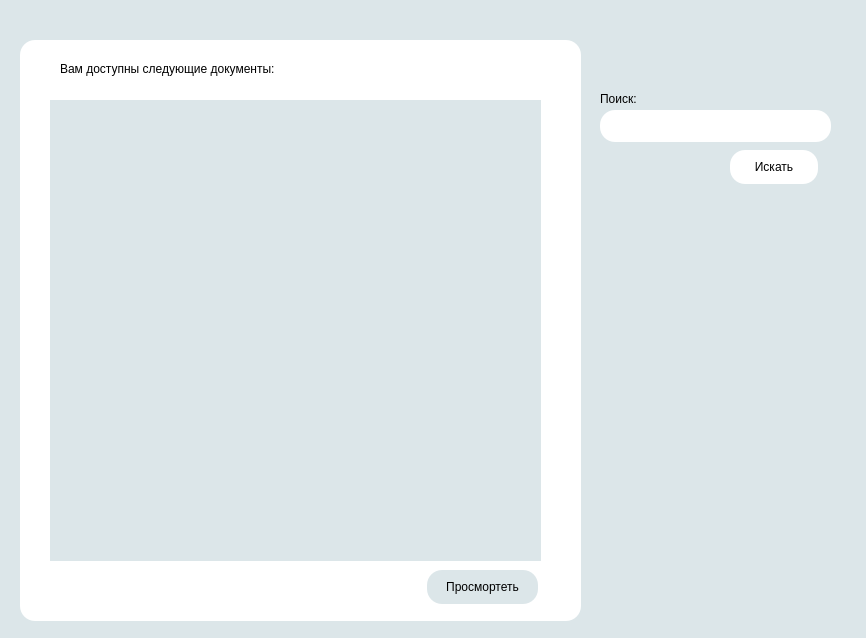
<?xml version="1.0" encoding="UTF-8"?>
<ui version="4.0">
 <class>admin</class>
 <widget class="QWidget" name="admin">
  <property name="geometry">
   <rect>
    <x>0</x>
    <y>0</y>
    <width>866</width>
    <height>638</height>
   </rect>
  </property>
  <property name="windowTitle">
   <string>admin</string>
  </property>
  <property name="styleSheet">
   <string notr="true">background-color: rgb(220, 230, 233);</string>
  </property>
  <widget class="QFrame" name="frame">
   <property name="geometry">
    <rect>
     <x>20</x>
     <y>40</y>
     <width>561</width>
     <height>581</height>
    </rect>
   </property>
   <property name="styleSheet">
    <string notr="true">background-color: rgb(255, 255, 255);
border-radius: 15px;</string>
   </property>
   <property name="frameShape">
    <enum>QFrame::StyledPanel</enum>
   </property>
   <property name="frameShadow">
    <enum>QFrame::Raised</enum>
   </property>
   <widget class="QTableWidget" name="tableWidget">
    <property name="geometry">
     <rect>
      <x>30</x>
      <y>60</y>
      <width>491</width>
      <height>461</height>
     </rect>
    </property>
    <property name="styleSheet">
     <string notr="true">background-color: rgb(220, 230, 233);
border-radius: 0 px;</string>
    </property>
   </widget>
   <widget class="QLabel" name="label">
    <property name="geometry">
     <rect>
      <x>40</x>
      <y>20</y>
      <width>471</width>
      <height>18</height>
     </rect>
    </property>
    <property name="text">
     <string>Вам доступны следующие документы:</string>
    </property>
   </widget>
   <widget class="QPushButton" name="pushButton_2">
    <property name="geometry">
     <rect>
      <x>407</x>
      <y>530</y>
      <width>111</width>
      <height>34</height>
     </rect>
    </property>
    <property name="styleSheet">
     <string notr="true">background-color: rgb(220, 230, 233);</string>
    </property>
    <property name="text">
     <string>Просмортеть</string>
    </property>
   </widget>
  </widget>
  <widget class="QLabel" name="label_2">
   <property name="geometry">
    <rect>
     <x>600</x>
     <y>90</y>
     <width>58</width>
     <height>18</height>
    </rect>
   </property>
   <property name="text">
    <string>Поиск:</string>
   </property>
  </widget>
  <widget class="QPushButton" name="pushButton">
   <property name="geometry">
    <rect>
     <x>730</x>
     <y>150</y>
     <width>88</width>
     <height>34</height>
    </rect>
   </property>
   <property name="styleSheet">
    <string notr="true">background-color: rgb(220, 230, 233);
background-color: rgb(255, 255, 255);
border-radius: 15px;</string>
   </property>
   <property name="text">
    <string>Искать</string>
   </property>
  </widget>
  <widget class="QLineEdit" name="lineEdit">
   <property name="geometry">
    <rect>
     <x>600</x>
     <y>110</y>
     <width>231</width>
     <height>32</height>
    </rect>
   </property>
   <property name="styleSheet">
    <string notr="true">background-color: rgb(255, 255, 255);
border-radius: 15px;</string>
   </property>
  </widget>
 </widget>
 <resources/>
 <connections/>
</ui>
